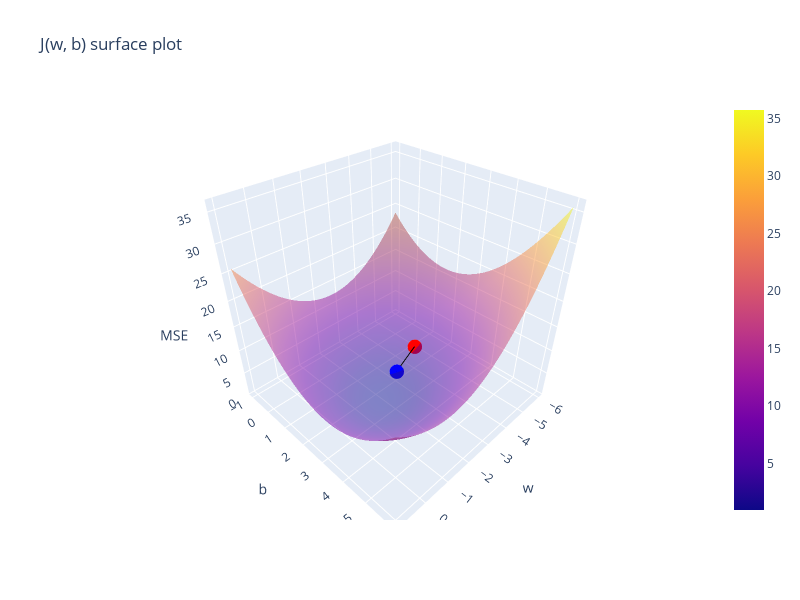

This figure's notebook cell:
### Code cell
fig = plot_J_surface(x, y,alpha=0.5)

plot_point(fig, w0, b0,color='red')
plot_point(fig, w1, b1,color='blue')

plot_line_segment(fig, w0, b0, w1, b1, color='black')

fig.update_layout(showlegend=False)

fig.show()
